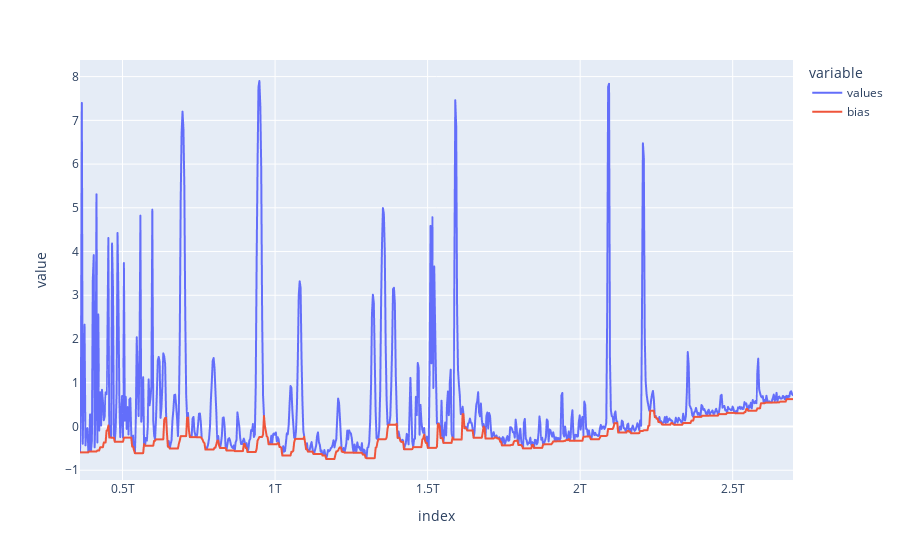

The code cell stored with this chart in its notebook:
### Markdown cell above
Dans un premier temps recherche du minimum de la courbe au cours du temps

### Code cell
newdf['bias'] = newdf['values'].rolling(10).min()
newdf['bias'] = newdf['bias'].fillna(method='ffill')
newdf['bias'] = newdf['bias'].fillna(method='bfill')
newdf.plot()

### Figure 1 — Plotly figure (JSON) as saved in the notebook; plotly's stock layout.template omitted (floating-point values rounded to 4 significant figures; data arrays with more than 128 entries replaced by an {"elided": "..."} marker saying what was removed)
{"data": [{"hovertemplate": "variable=values<br>index=%{x}<br>value=%{y}<extra></extra>", "legendgroup": "values", "line": {"color": "#636efa", "dash": "solid"}, "mode": "lines", "name": "values", "showlegend": true, "type": "scattergl", "x": {"elided": "780 int values"}, "xaxis": "x", "y": {"elided": "780 float values"}, "yaxis": "y"}, {"hovertemplate": "variable=bias<br>index=%{x}<br>value=%{y}<extra></extra>", "legendgroup": "bias", "line": {"color": "#EF553B", "dash": "solid"}, "mode": "lines", "name": "bias", "showlegend": true, "type": "scattergl", "x": {"elided": "780 int values"}, "xaxis": "x", "y": {"elided": "780 float values"}, "yaxis": "y"}], "layout": {"legend": {"title": {"text": "variable"}, "tracegroupgap": 0}, "margin": {"t": 60}, "xaxis": {"anchor": "y", "domain": [0, 1], "title": {"text": "index"}}, "yaxis": {"anchor": "x", "domain": [0, 1], "title": {"text": "value"}}}}
